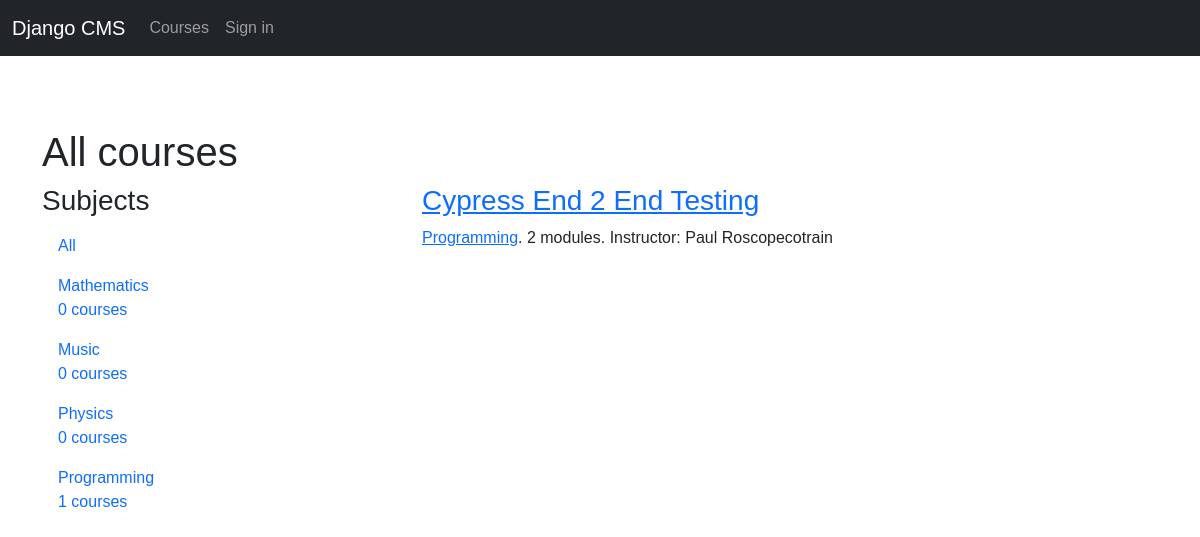
The page / on the database its author committed.
### courses/models.py (models this page shows, shortened)
class Subject(models.Model):
    title = models.CharField(max_length=200)
    slug = models.SlugField(max_length=200, unique=True)
    class Meta:
        ordering = ["title"]
    def __str__(self):
        return self.title

class Course(models.Model):
    owner = models.ForeignKey(
        User, related_name="courses_created", on_delete=models.CASCADE
    )
    subject = models.ForeignKey(
        Subject, related_name="courses", on_delete=models.CASCADE
    )
    title = models.CharField(max_length=200)
    slug = models.SlugField(max_length=200, unique=True)
    overview = models.TextField()
    created = models.DateTimeField(auto_now_add=True)
    students = models.ManyToManyField(User, related_name="courses_joined", blank=True)
    class Meta:
        ordering = ["-created"]

### courses/views.py (the view)
# urls.py: path("", CourseListView.as_view(), name="course_list"),
class CourseListView(TemplateResponseMixin, View):
    model = Course
    template_name = "courses/course/list.html"
    def get(self, request, subject=None):
        subjects = cache.get("all_subjects")
        if not subjects:
            subjects = Subject.objects.annotate(total_courses=Count("courses"))
            cache.set("all_subjects", subjects)
        all_courses = Course.objects.annotate(total_modules=Count("modules"))
        if subject:
            subject = get_object_or_404(Subject, slug=subject)
            key = "subject_{}_courses".format(subject.id)
            courses = cache.get(key)
            if not courses:
                courses = all_courses.filter(subject=subject)
                cache.set(key, courses)
        else:
            courses = cache.get("all_courses")
            if not courses:
                courses = all_courses
                cache.set("all_courses", courses)
        return self.render_to_response(
            {"subjects": subjects, "subject": subject, "courses": courses}
        )

### courses/templates/courses/course/list.html (shortened to what this page needs)
{% extends "base.html" %}
{% block content %}
    <div class="row">
        <div class="col-md-12">
            <h1>
                {% if subject %}
                    {{ subject.title }} courses
                {% else %}
                    All courses
                {% endif %}
            </h1>
        </div>
    </div>
    <div class="row">
        <div class="col-md-4">
            <h3>Subjects</h3>
            <ul id="modules" class="nav flex-column">
                <li class="nav-item" {% if not subject %}class="selected"{% endif %}>
                    <a class="nav-link" href="{% url 'course_list' %}">All</a>
                </li>
                {% for s in subjects %}
                    <li {% if subject == s %}class="selected"{% endif %} class="nav-item">
                        <a class="nav-link" href="{% url 'course_list_subject' s.slug %}">
                            {{ s.title }}<br><span>{{ s.total_courses }} courses</span></a>
                    </li>
                {% endfor %}
            </ul>
        </div>
        <div class="col-md-8">
            <div class="module">
                {% for course in courses %}
                    {% with subject=course.subject %}
                        <h3><a href="{% url "course_detail" course.slug %}">{{ course.title }}</a></h3>
                        <p>
                            <a href="{% url "course_list_subject" subject.slug %}">{{ subject }}</a>.
                            {{ course.total_modules }} modules.
                            Instructor: {{ course.owner.get_full_name }}
                        </p>
                    {% endwith %}
                {% endfor %}
            </div>
        </div>
    </div>
{% endblock %}

### courses/static/css/base.css (style rules this page uses)
body { font-family: sans-serif; }

### rows shown on the page
Subject: title "Mathematics", total_courses "0"
Subject: title "Music", total_courses "0"
Subject: title "Physics", total_courses "0"
Subject: title "Programming", total_courses "1"
Course: title "Cypress End 2 End Testing", subject "Programming", total_modules "2", owner.get_full_name "Paul Roscopecotrain"
